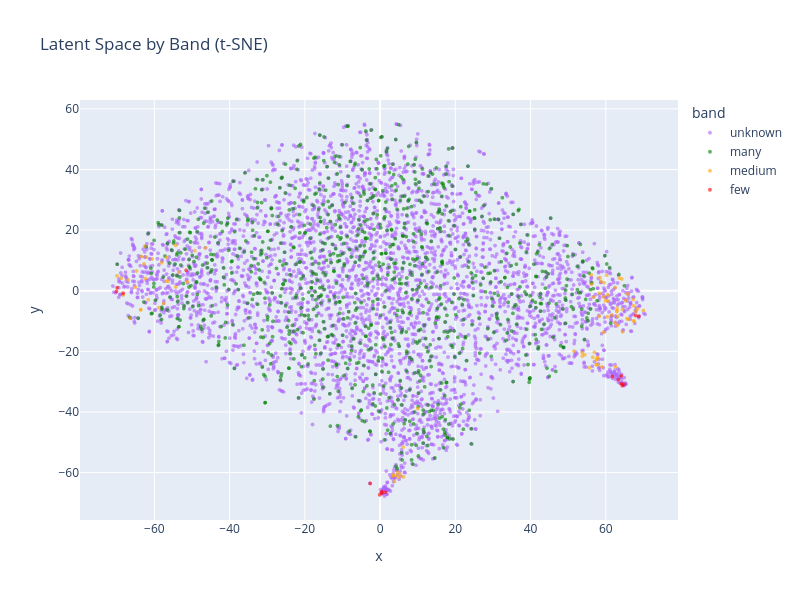

The code cell stored with this chart in its notebook:
### Markdown cell above
## 3. Latent Space Visualization

### Code cell
# t-SNE visualization
max_samples = 5000
indices = np.random.choice(len(z_train), min(max_samples, len(z_train)), replace=False)
z_subset = z_train[indices].numpy()
bands_subset = train_bands[indices]
y_subset = y_train[indices].numpy()

tsne = TSNE(n_components=2, random_state=SEED, perplexity=30)
z_2d = tsne.fit_transform(z_subset)

# Plot
df_plot = pd.DataFrame({'x': z_2d[:, 0], 'y': z_2d[:, 1], 'band': bands_subset, 'sideslip': y_subset})
fig = px.scatter(df_plot, x='x', y='y', color='band', hover_data=['sideslip'],
                 color_discrete_map={'many': 'green', 'medium': 'orange', 'few': 'red'},
                 title='Latent Space by Band (t-SNE)')
fig.update_traces(marker=dict(size=4, opacity=0.6))
fig.update_layout(width=800, height=600)
fig.show()

### Figure 1 — Plotly figure (JSON) as saved in the notebook; plotly's stock layout.template omitted (floating-point values rounded to 4 significant figures; data arrays with more than 128 entries replaced by an {"elided": "..."} marker saying what was removed)
{"data": [{"customdata": {"elided": "3902x1 float values"}, "hovertemplate": "band=unknown<br>x=%{x}<br>y=%{y}<br>sideslip=%{customdata[0]}<extra></extra>", "legendgroup": "unknown", "marker": {"color": "#ab63fa", "opacity": 0.6, "size": 4, "symbol": "circle"}, "mode": "markers", "name": "unknown", "showlegend": true, "type": "scattergl", "x": {"elided": "3902 float values"}, "xaxis": "x", "y": {"elided": "3902 float values"}, "yaxis": "y"}, {"customdata": {"elided": "991x1 float values"}, "hovertemplate": "band=many<br>x=%{x}<br>y=%{y}<br>sideslip=%{customdata[0]}<extra></extra>", "legendgroup": "many", "marker": {"color": "green", "opacity": 0.6, "size": 4, "symbol": "circle"}, "mode": "markers", "name": "many", "showlegend": true, "type": "scattergl", "x": {"elided": "991 float values"}, "xaxis": "x", "y": {"elided": "991 float values"}, "yaxis": "y"}, {"customdata": [[-3.53], [2.5], [-3.49], [2.49], [3.0], [2.48], [3.04], [-3.49], [3.47], [-2.46], [2.48], [-2.95], [-3.04], [2.53], [5.02], [-2.99], [-2.53], [2.48], [4.03], [2.49], [2.95], [3.47], [-2.98], [5.05], [2.98], [3.02], [4.05], [-2.96], [-3.04], [2.49], [2.5], [-3.52], [-3.54], [-2.49], [2.48], [3.95], [-2.52], [2.47], [2.49], [2.99], [3.0], [-2.47], [-3.03], [-3.04], [2.5], [2.48], [-2.49], [3.5], [-3.01], [4.97], [-2.47], [-2.98], [2.97], [-2.46], [3.01], [-3.0], [2.98], [2.52], [-2.53], [3.46], [-3.0], [-2.5], [-2.99], [-2.5], [4.0], [2.53], [3.51], [2.48], [-2.99], [4.03], [-3.01], [2.5], [2.95], [2.49], [3.04], [-2.49], [-2.95], [-3.53], [-2.51], [2.52], [2.99], [2.51], [-3.47], [-2.49], [3.01], [-3.02], [3.01], [2.51], [4.01], [2.47]], "hovertemplate": "band=medium<br>x=%{x}<br>y=%{y}<br>sideslip=%{customdata[0]}<extra></extra>", "legendgroup": "medium", "marker": {"color": "orange", "opacity": 0.6, "size": 4, "symbol": "circle"}, "mode": "markers", "name": "medium", "showlegend": true, "type": "scattergl", "x": [4.927, 56.13, 3.395, 59.55, 60.46, 64.44, 67.52, -68.27, 57.7, -54.38, 53.72, -62.74, -54.28, 58.29, 62.55, -49.24, -63.6, 63.2, 65.62, 56.77, 62.95, 65.76, -63.48, 68.39, 56.98, 57.43, 67.25, -56.34, -62.52, 57.41, 54.42, 3.813, -68.81, 5.362, 56.54, 58.95, 4.218, 64.26, 57.78, 59.92, 62.47, -58.1, -60.52, 3.425, 53.75, 58.43, -56.76, 63.06, -69.92, 68.0, -62.38, 4.664, 58.25, -46.51, 65.3, -65.05, 57.77, 51.54, -61.62, 67.43, -63.63, -58.85, 6.105, -57.52, 67.35, 60.23, 55.61, 60.4, -66.98, 69.99, -62.11, 58.67, 62.39, 63.54, 59.41, 6.204, -51.24, 10.03, -56.79, 59.38, 62.93, 60.47, -64.74, -53.52, 62.96, -66.43, 61.63, 64.43, 65.94, 56.19], "xaxis": "x", "y": [-61.53, 5.202, -61.19, 2.602, -1.385, -13.56, -10.1, -1.395, -24.43, 14.94, -20.49, 8.812, 1.223, -0.852, -25.1, 13.2, -6.287, -8.465, -9.21, -2.108, -5.752, -1.049, 11.25, -6.018, -20.32, -24.43, -2.901, 3.086, 14.71, -22.87, -21.17, -62.93, 4.098, -60.61, -21.96, -25.14, -61.03, 3.862, -22.47, -3.343, 1.026, 9.2, 10.48, -60.69, -21.61, 4.331, 10.99, -11.47, 4.898, -6.864, 4.026, -59.97, -8.45, 14.19, -3.234, 1.188, -22.0, -19.93, -3.008, -4.987, -6.297, -5.648, -51.59, -4.204, -9.909, 5.104, -25.45, -8.609, 3.609, -6.542, 11.02, 3.095, -10.5, 4.193, -13.74, -61.43, 2.931, -38.9, 3.16, -2.059, -6.863, -3.404, 6.499, 6.078, -6.56, -9.054, -8.011, -6.168, -9.413, 2.143], "yaxis": "y"}, {"customdata": [[-4.95], [-9.46], [6.98], [-6.05], [-6.99], [-4.54], [9.53], [-5.99], [4.52], [6.53], [-5.97], [-3.97], [8.5], [4.48], [6.03], [-5.5], [9.52]], "hovertemplate": "band=few<br>x=%{x}<br>y=%{y}<br>sideslip=%{customdata[0]}<extra></extra>", "legendgroup": "few", "marker": {"color": "red", "opacity": 0.6, "size": 4, "symbol": "circle"}, "mode": "markers", "name": "few", "showlegend": true, "type": "scattergl", "x": [-69.91, -0.1208, 63.34, -70.06, 0.4741, -51.54, 64.84, 1.399, 67.94, 64.1, 0.4479, -68.29, 64.09, 68.77, 61.74, -2.619, 64.34], "xaxis": "x", "y": [1.005, -67.36, -29.33, -0.2526, -66.82, 6.725, -30.9, -66.51, -8.201, -28.12, -66.28, -0.795, -30.64, -8.46, -28.33, -63.6, -31.31], "yaxis": "y"}], "layout": {"height": 600, "legend": {"title": {"text": "band"}, "tracegroupgap": 0}, "title": {"text": "Latent Space by Band (t-SNE)"}, "width": 800, "xaxis": {"anchor": "y", "domain": [0, 1], "title": {"text": "x"}}, "yaxis": {"anchor": "x", "domain": [0, 1], "title": {"text": "y"}}}}
